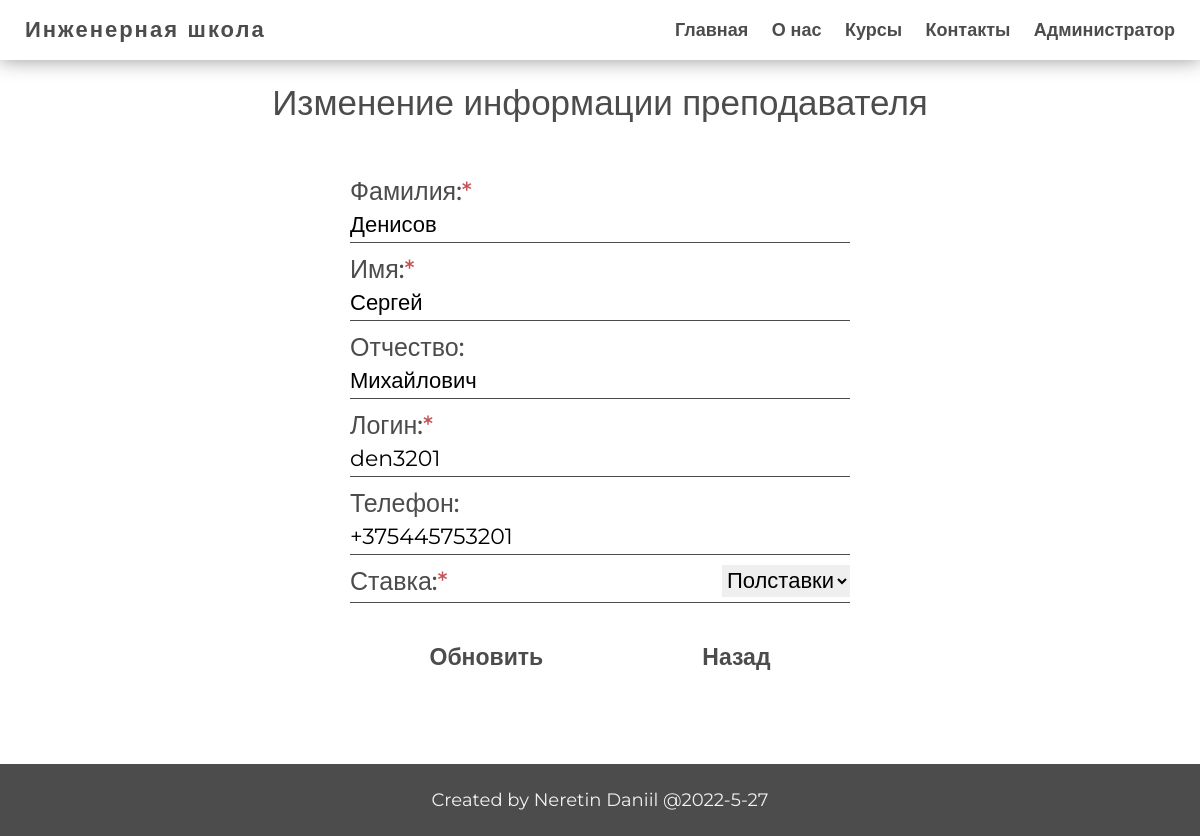
Page /admin/teachers/edit.php?table=teachers&id_edit=22 (signed in) on the committed database.
### tables this page shows
CREATE TABLE `teachers` (
  `id_teacher` int NOT NULL,
  `name` varchar(30) NOT NULL,
  `surname` varchar(30) NOT NULL,
  `last_name` varchar(30) NOT NULL,
  `description` varchar(500) DEFAULT NULL,
  `phone` varchar(13) DEFAULT NULL,
  `photo` varchar(80) DEFAULT NULL,
  `login` varchar(30) NOT NULL,
  `password` varchar(60) NOT NULL,
  `id_time_work` int DEFAULT NULL
);

CREATE TABLE `time_work` (
  `id_time_work` int NOT NULL,
  `name` varchar(30) NOT NULL,
  `time` int NOT NULL
);

### app/controllers/edit_delete.php (called while the page is built, shortened)
<?php
if (isset($_GET['id_edit'])) {
    $id = $_GET['id_edit'];
    $table = $_GET['table'];
    if ($table === 'students') {
        $student = selectOne($table, ['id_student' => $id]);
    } elseif ($table === 'teachers') {
        $teacher = selectOne($table, ['id_teacher' => $id]);
    } elseif ($table === 'courses') {
        $course = selectOne($table, ['id_course' => $id]);
    } elseif ($table === 'groups') {
        $group = selectOne($table, ['id_group' => $id]);
        $number = $group['number'];
    }
}

### app/db/db.php (called while the page is built, shortened)
<?php
require('connect.php');
function checkErrors($query)
{
    $errInfo = $query->errorInfo();
    return true;
}
function selectOne($table, $params = [])
{
    global $pdo;
    $sql = "select * from `$table`";
    if (!empty($params)) {
        $i = 0;
        foreach ($params as $key => $value) {
            if ($i === 0) {
                $sql = $sql . " WHERE $key = $value";
            } else {
                $sql = $sql . " AND $key = $value";
            }
            $i++;
        }
    }
    $query = $pdo->prepare($sql);
    $query->execute();
    return $query->fetch();
}
function selectALL($table, $params = [])
{
    global $pdo;
    $sql = "select * from `$table`";
    $query = $pdo->prepare($sql);
    $query->execute();
    return $query->fetchAll();
}
function selectOrder($table, $sort_sql, $params = [])
{
    global $pdo;
    $sql = "select * from `$table`";
    if (!empty($params)) {
        $i = 0;
        foreach ($params as $key => $value) {
            $value = "`" . $value . "`";
            $key = "'" . $key . "'";
            if ($i === 0) {
                $sql = $sql . " WHERE $value = $key";
            } elseif ($i === 1) {
                $sql = $sql . " AND $value >= $key";
            } else {
                $sql = $sql . " AND $value <= $key";
            }
            $i++;
        }
    }
    $sql = $sql . " ORDER BY $sort_sql";
    $query = $pdo->prepare($sql);
    $query->execute();
    return $query->fetchAll();
}

### app/controllers/control.php (called while the page is built, shortened)
<?php
include SITE_ROOT . '/app/db/db.php';
include SITE_ROOT . '/app/controllers/sort_find.php';
include SITE_ROOT . '/app/controllers/edit_delete.php';

### path.php (called while the page is built, shortened)
<?php
include SITE_ROOT . '/app/controllers/control.php';

### app/controllers/sort_find.php (called while the page is built, shortened)
<?php
$time_work = selectALL('time_work');

### admin/teachers/edit.php (the view, shortened to what this page needs)
<?php
include '../../path.php';
?>
<!DOCTYPE html>
<html lang="en">
<head>
    <?php include SITE_ROOT . '/app/include/head.php' ?>
</head>
<body>
<div class="wrapper">
    <?php include SITE_ROOT . '/app/include/header.php' ?>
    <main class="main">
        <div class="container">
            <form class="admin_pages_create" action="" method="post">
                <div class="title">Изменение информации преподавателя</div>
                <div class="error_create"><?= $error ?></div>
                <div class="create-for-admin">
                    <label>
                        <span>Фамилия:</span>
                        <input value="<?= $teacher['surname'] ?>" type="text" name="surname" required>
                    </label>
                    <label>
                        <span>Имя:</span>
                        <input value="<?= $teacher['name'] ?>" type="text" name="name" required>
                    </label>
                    <label>
                        Отчество:
                        <input value="<?= $teacher['last_name'] ?>" type="text" name="last_name">
                    </label>
                    <label>
                        <span>Логин:</span>
                        <input value="<?= $teacher['login'] ?>" type="text" name="login" required>
                    </label>
                    <label>
                        Телефон:
                        <input value="<?= $teacher['phone'] ?>" type="text" name="phone" placeholder="+375 хх ххх хх хх">
                    </label>
                    <label class="label_line">
                        <span>Ставка:</span>
                        <select name="id_time_work" required>
                            <?php foreach ($time_work as $key => $time): ?>
                                <option <?php if ($time['id_time_work'] == $teacher['id_time_work']) {echo 'selected';} ?> value="<?= $time['id_time_work']; ?>"><?= $time['name']; ?></option>
                            <?php endforeach; ?>
                        </select>
                    </label>
                </div>
                <div class="create-btn">
                    <button type="submit" name="btn-update" value="teachers">Обновить</button>
                    <a href="index.php">Назад</a>
                </div>
            </form>
        </div>
    </main>
    <?php include SITE_ROOT . '/app/include/footer.php' ?>
</div>
</body>
</html>

### css/StylePHP.css (style rules this page uses)
.error_create { height: 30px; text-align: center; color: #c75454; font-size: 22px; font-weight: 500; margin: 10px 0; }
.create-for-admin span::after { content: '*'; color: #c75454; }
select { font-family: "Montserrat", sans-serif; }
.create-for-admin .label_line { display: flex; justify-content: space-between; border-bottom: 1px solid #4c4c4c; margin: 0 0 10px; padding: 0 0 5px; }
.create-for-admin .label_line select { font-size: 22px; text-align: end; }
.label_line select { font-size: 22px; text-align: end; }
.admin_pages_create .title { margin: 2% 0 1%; }

### rows in the picture
teachers: surname "Денисов", name "Сергей", last_name "Михайлович", login "den3201", phone "+375445753201", id_time_work "Полставки"
